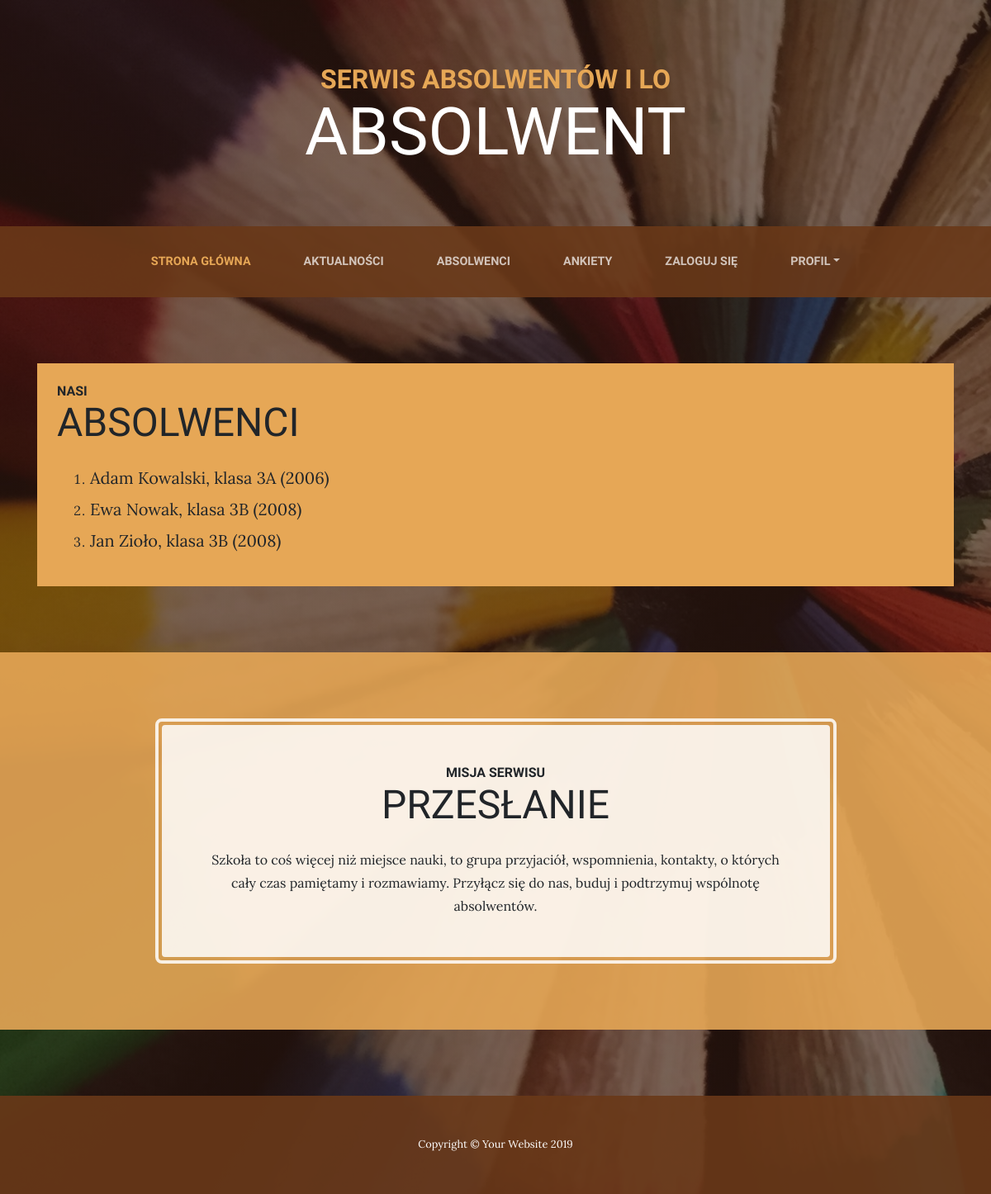
Page /osoby/ on the committed database.
### osoby/models.py (models this page shows)
class Absolwent(models.Model):
    user = models.OneToOneField(User, on_delete=models.CASCADE)
    klasa = models.ForeignKey(Klasa, on_delete=models.SET_NULL, blank=True, null=True, related_name="uczniowie")
    class Meta:
        verbose_name_plural = 'absolwenci'
    def __str__(self):
        return self.user.get_full_name()

class Klasa(models.Model):
    nazwa = models.CharField("nazwa klasy", max_length=3, default="")
    rok_matury = models.IntegerField("rok matury", default=0)
    rok_naboru = models.IntegerField("rok naboru", default=0)
    class Meta:
        verbose_name_plural = 'klasy'
        ordering = ['rok_matury']
    def __str__(self):
        return self.nazwa + " (" + str(self.rok_matury) + ")"

### osoby/views.py (the view)
# urls.py: path('', views.lista_osob, name='lista'),
def lista_osob(request):
    osoby = Absolwent.objects.all()
    kontekst = {'osoby': osoby}
    return render(request, 'osoby/lista_osob2.html', kontekst)

### osoby/templates/osoby/lista_osob2.html (shortened to what this page needs)
{% extends 'szablon.html' %}
{% block tresc %}
<div class="w-100 bg-primary p-4">
    <h2 class="section-heading mb-4">
        <span class="section-heading-upper">Nasi</span>
        <span class="section-heading-lower">Absolwenci</span>
    </h2>
    <ol>
        {% for o in osoby %}
        <li class="mb-2"><span class="lead">{{ o }}, klasa {{ o.klasa }}</span></li>
        {% endfor %}
    </ol>
</div>
{% endblock %}

### templates/szablon.html (shortened to what this page needs)
{% load static %}<!DOCTYPE html>
<html lang="pl">
<head>
  <link href="{% static 'vendor/bootstrap/css/bootstrap.min.css' %}" rel="stylesheet">
  <link href="{% static 'css/style.css' %}" rel="stylesheet">
</head>
<body>
  <h1 class="site-heading text-center text-white d-none d-lg-block">
    <span class="site-heading-upper text-primary mb-3">{% block h1 %}Serwis absolwentów I LO{% endblock %}</span>
    <span class="site-heading-lower">Absolwent</span>
  </h1>
  <nav class="navbar navbar-expand-lg navbar-dark py-lg-4" id="mainNav">
    <div class="container">
      <div class="collapse navbar-collapse" id="navbarResponsive">
        <ul class="navbar-nav mx-auto">
          <li class="nav-item active px-lg-4">
            <a class="nav-link text-uppercase text-expanded" href=".">Strona główna
            </a>
          </li>
          <li class="nav-item px-lg-4">
            <a class="nav-link text-uppercase text-expanded" href="{% url 'wiadomosci:lista' %}">Aktualności</a>
          </li>
          <li class="nav-item px-lg-4">
            <a class="nav-link text-uppercase text-expanded" href="{% url 'osoby:lista' %}">Absolwenci</a>
          </li>
          <li class="nav-item px-lg-4">
            <a class="nav-link text-uppercase text-expanded" href="#">Ankiety</a>
          </li>
          <li class="nav-item px-lg-4">
            {% if not user.is_authenticated %}
            <a class="nav-link text-uppercase text-expanded" href="{% url 'osoby:loguj-osobe' %}">Zaloguj się</a>
            {% else %}
            <a class="nav-link text-uppercase text-expanded" href="{% url 'osoby:wyloguj-osobe' %}">Wyloguj się</a>
            {% endif %}
          </li>
          <li class="nav-item dropdown px-lg-4">
            <a class="nav-link dropdown-toggle text-uppercase text-expanded" href="#" id="navbarDropdown" role="button" data-toggle="dropdown" aria-haspopup="true" aria-expanded="false">Profil</a>
          </li>
        </ul>
      </div>
    </div>
  </nav>
  <section class="page-section clearfix">
    <div class="container">
      <div class="intro">
      {% block tresc %}{% endblock %}
      </div>
    </div>
  </section>
  <section class="page-section cta">
    <div class="container">
      <div class="row">
        <div class="col-xl-9 mx-auto">
          <div class="cta-inner text-center rounded">
            <h2 class="section-heading mb-4">
              <span class="section-heading-upper">Misja serwisu</span>
              <span class="section-heading-lower">Przesłanie</span>
            </h2>
            <p class="mb-0">Szkoła to coś więcej niż miejsce nauki, to grupa przyjaciół, wspomnienia, kontakty,
              o których cały czas pamiętamy i rozmawiamy. Przyłącz się do nas, buduj i podtrzymuj wspólnotę
              absolwentów.
            </p>
          </div>
        </div>
      </div>
    </div>
  </section>
  <footer class="footer text-white text-center py-5">
    <div class="container">
      <p class="m-0 small">Copyright &copy; Your Website 2019</p>
    </div>
  </footer>
</body>
</html>

### templates/css/style.css (style rules this page uses)
body { font-family: 'Lora'; background: -webkit-gradient(linear, left top, left bottom, from(rgba(47, 23, 15, 0.65))), url("../img/bg.jpg"); background: linear-gradient(rgba(47, 23, 15, 0.65)), url("../img/bg.jpg"); background-attachment: fixed; background-position: center; background-size: cover; }
h1, h2, h3, h4, h5, h6 { font-family: 'Raleway'; }
p { line-height: 1.75; }
.site-heading { margin-top: 5rem; margin-bottom: 5rem; text-transform: uppercase; line-height: 1; font-family: 'Raleway'; }
.site-heading .site-heading-upper { display: block; font-size: 2rem; font-weight: 800; }
.site-heading .site-heading-lower { font-size: 5rem; font-weight: 100; line-height: 4rem; }
.page-section { margin-top: 5rem; margin-bottom: 5rem; }
.section-heading { text-transform: uppercase; }
.section-heading .section-heading-upper { display: block; font-size: 1rem; font-weight: 800; }
.section-heading .section-heading-lower { display: block; font-size: 3rem; font-weight: 100; }
#mainNav { background-color: rgba(106, 57, 25, 0.9); font-family: 'Raleway'; }
#mainNav .navbar-nav .nav-item .nav-link { color: rgba(255, 255, 255, 0.7); font-weight: 800; }
#mainNav .navbar-nav .nav-item.active .nav-link { color: #e6a756; }
@media (min-width: 992px) { #mainNav .navbar-nav .nav-item .nav-link { font-size: 0.9rem; } }
.intro { position: relative; }
.cta { padding-top: 5rem; padding-bottom: 5rem; background-color: rgba(230, 167, 86, 0.9); }
.cta .cta-inner { position: relative; padding: 3rem; margin: 0.5rem; background-color: rgba(255, 255, 255, 0.85); }
.cta .cta-inner:before { border-radius: 0.5rem; content: ''; position: absolute; top: -0.5rem; bottom: -0.5rem; left: -0.5rem; right: -0.5rem; border: 0.25rem solid rgba(255, 255, 255, 0.85); }
.footer { background-color: rgba(106, 57, 25, 0.9); }
.text-primary { color: #e6a756 !important; }
.bg-primary { background-color: #e6a756 !important; }

### rows in the picture
Absolwent: user.last_name "Adam Kowalski", klasa "3A (2006)"
Absolwent: user.last_name "Ewa Nowak", klasa "3B (2008)"
Absolwent: user.last_name "Jan Zioło", klasa "3B (2008)"
